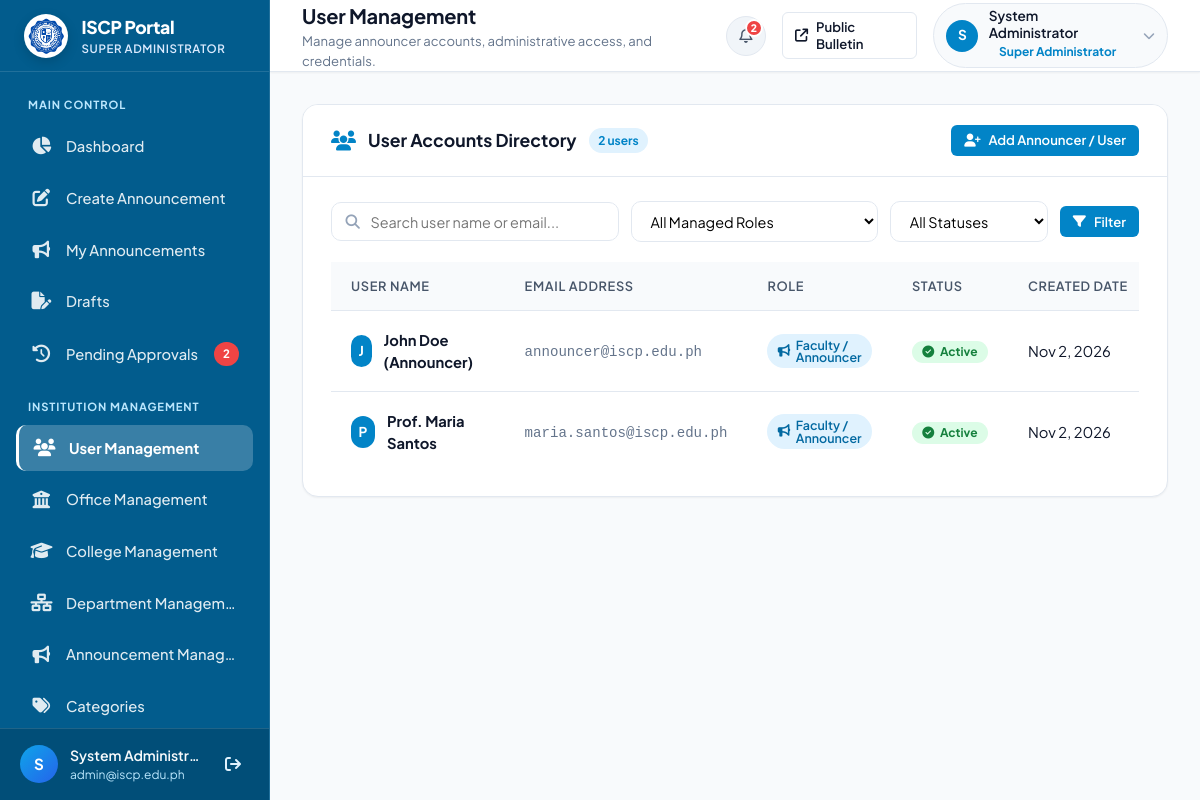
Before: /admin/users.php (signed in) with the older database file.
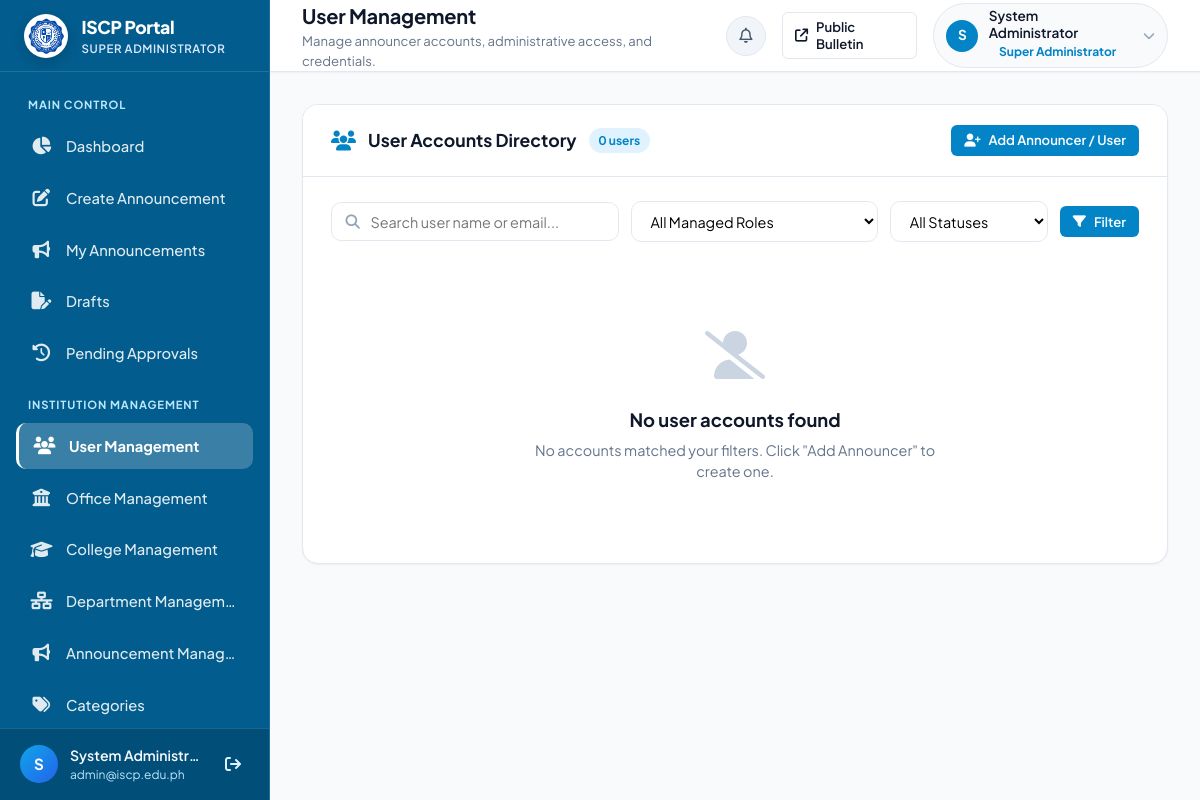
After: the same page with the newer database file.
### tables this page shows
CREATE TABLE IF NOT EXISTS `users` (
    `id` INT AUTO_INCREMENT PRIMARY KEY,
    `name` VARCHAR(100) NOT NULL,
    `email` VARCHAR(150) NOT NULL UNIQUE,
    `password_hash` VARCHAR(255) NOT NULL,
    `role` VARCHAR(50) NOT NULL DEFAULT 'college_admin',
    `assigned_college` VARCHAR(150) DEFAULT NULL,
    `assigned_office` VARCHAR(150) DEFAULT NULL,
    `assigned_department` VARCHAR(150) DEFAULT NULL,
    `status` ENUM('active', 'inactive') NOT NULL DEFAULT 'active',
    `created_at` TIMESTAMP DEFAULT CURRENT_TIMESTAMP
);

### admin/includes/auth.php (called while the page is built, shortened)
<?php
function current_user(): array {
    $role = $_SESSION['user_role'] ?? 'guest';
    $name = $_SESSION['user_name'] ?? 'User';
    $email = $_SESSION['user_email'] ?? '';
    $id = $_SESSION['user_id'] ?? null;
    $assigned_college = $_SESSION['assigned_college'] ?? null;
    $assigned_office = $_SESSION['assigned_office'] ?? null;
    $assigned_department = $_SESSION['assigned_department'] ?? null;
    if ($id && ($assigned_college === null && $assigned_office === null && $assigned_department === null)) {
        $pdo = get_db();
        if ($pdo) {
            try {
                $stmt = $pdo->prepare("SELECT * FROM users WHERE id = ?");
                $stmt->execute([$id]);
                $row = $stmt->fetch();
                if ($row) {
                    $assigned_college = $row['assigned_college'] ?? null;
                    $assigned_office = $row['assigned_office'] ?? null;
                    $assigned_department = $row['assigned_department'] ?? null;
                }
            } catch (Exception $e) {
            }
        }
    }
    return [
        'id' => $id,
        'name' => $name,
        'email' => $email,
        'role' => $role,
        'assigned_college' => $assigned_college,
        'assigned_office' => $assigned_office,
        'assigned_department' => $assigned_department,
    ];
}
function current_user_role(): string {
    $role = $_SESSION['user_role'] ?? 'guest';
    if ($role === 'admin') return ROLE_SUPER_ADMIN;
    return $role;
}
function is_super_admin(): bool {
    $role = current_user_role();
    return in_array($role, [ROLE_SUPER_ADMIN, 'admin'], true);
}
function format_role_label(?string $role, ?string $unit = null): string {
    switch ($role) {
        case 'super_admin':
        case 'admin':
            return 'Super Administrator';
        case 'announcer':
            return 'Faculty / Announcer';
    }
}
function h(?string $string): string {
    return htmlspecialchars((string)($string ?? ''), ENT_QUOTES, 'UTF-8');
}
function time_ago(?string $datetime): string {
    $timestamp = strtotime($datetime);
    $diff = time() - $timestamp;
    return date('M j, Y', $timestamp);
}
function format_datetime(?string $datetime): string {
    $timestamp = strtotime($datetime);
    return $timestamp ? date('M j, Y g:i A', $timestamp) : 'N/A';
}
function get_pending_count(): int {
    $pdo = get_db();
    try {
        $stmt = $pdo->query("SELECT COUNT(*) FROM announcements WHERE status IN ('pending', 'pending_approval')");
        return (int)$stmt->fetchColumn();
    } catch (Exception $e) {
        return 0;
    }
}
    ?>

### admin/users.php (the view, shortened to what the changed rows need)
<?php
require_once __DIR__ . '/includes/auth.php';
$currentUser = current_user();
$currentRole = current_user_role();
$page_title = ($currentRole === ROLE_COLLEGE_ADMIN) ? 'Department Users Management' : 'User Management';
$activeNav = 'users.php';
$users_list = [];
if ($pdo) {
    try {
        $where = [];
        $params = [];
        if ($currentRole === ROLE_COLLEGE_ADMIN) {
            $myCollege = $currentUser['assigned_college'] ?? '';
            $where[] = "assigned_college = ?";
            $where[] = "role = 'department_admin'";
            $params[] = $myCollege;
        } else {
            $where[] = "role NOT IN ('super_admin', 'admin')";
            $where[] = "id != ?";
            $params[] = (int)$currentUser['id'];
        }
        $whereClause = !empty($where) ? 'WHERE ' . implode(' AND ', $where) : '';
        $sql = "SELECT id, name, email, role, assigned_college, assigned_office, assigned_department, status, created_at FROM users {$whereClause} ORDER BY (status = 'pending_approval') DESC, role ASC, name ASC";
        $stmt = $pdo->prepare($sql);
        $stmt->execute($params);
        $users_list = $stmt->fetchAll();
    } catch (PDOException $e) {
        set_flash('danger', 'Error retrieving users: ' . $e->getMessage());
    }
}
require_once __DIR__ . '/includes/header.php';
?>
<div class="content-card">
    <div class="card-header">
        <div class="card-header-left">
            <i class="fa-solid fa-users" style="color: var(--primary); font-size: 1.25rem;"></i>
            <h2 class="card-title">User Accounts Directory</h2>
            <span class="card-count-badge"><?= count($users_list) ?> users</span>
        </div>
    </div>
    <div class="card-body">
        <?php if (empty($users_list)): ?>
            <div class="empty-state">
                <div class="empty-state-icon">
                    <i class="fa-solid fa-user-slash"></i>
                </div>
                <h3 class="empty-state-title">No user accounts found</h3>
                <p class="empty-state-desc">No accounts matched your filters. Click "Add Announcer" to create one.</p>
            </div>
        <?php else: ?>
            <div class="table-responsive">
                <table class="admin-table">
                    <thead>
                        <tr>
                            <th>User Name</th>
                            <th>Email Address</th>
                            <th>Role</th>
                            <th>Status</th>
                            <th>Created Date</th>
                        </tr>
                    </thead>
                    <tbody>
                        <?php foreach ($users_list as $u): ?>
                            <tr>
                                <td>
                                    <?php
                                    $avatarBg = '#0284c7';
                                    $roleIcon = 'fa-bullhorn';
                                    $badgeStyle = 'background: #e0f2fe; color: #0369a1;';
                                    ?>
                                    <div style="display: flex; align-items: center; gap: 0.75rem;">
                                        <div class="avatar-circle" style="background: <?= $avatarBg ?>;">
                                            <?= strtoupper(substr($u['name'], 0, 1)) ?>
                                        </div>
                                        <div>
                                            <div style="font-weight: 700; color: var(--text-main); font-size: 0.92rem;">
                                                <?= h($u['name']) ?>
                                            </div>
                                        </div>
                                    </div>
                                </td>
                                <td>
                                    <span style="font-size: 0.88rem; color: var(--text-muted); font-family: monospace;">
                                        <?= h($u['email']) ?>
                                    </span>
                                </td>
                                <td>
                                    <span class="badge" style="<?= $badgeStyle ?> font-weight: 600; font-size: 0.78rem;">
                                        <i class="fa-solid <?= $roleIcon ?>"></i>
                                        <?= h(format_role_label($u['role'])) ?>
                                    </span>
                                </td>
                                <td>
                                    <?php if ($u['status'] === 'active'): ?>
                                        <span class="badge badge-status-active">
                                            <i class="fa-solid fa-circle-check"></i> Active
                                        </span>
                                    <?php elseif ($u['status'] === 'pending_approval'): ?>
                                        <span class="badge" style="background: #fef3c7; color: #b45309; border: 1px solid #fde68a;">
                                            <i class="fa-solid fa-clock"></i> Pending Approval
                                        </span>
                                    <?php elseif ($u['status'] === 'rejected'): ?>
                                        <span class="badge" style="background: #fee2e2; color: #991b1b; border: 1px solid #fecaca;">
                                            <i class="fa-solid fa-circle-xmark"></i> Rejected
                                        </span>
                                    <?php else: ?>
                                        <span class="badge badge-status-inactive">
                                            <i class="fa-solid fa-circle-xmark"></i> Inactive
                                        </span>
                                    <?php endif; ?>
                                </td>
                                <td>
                                    <span title="<?= h(format_datetime($u['created_at'])) ?>">
                                        <?= h(time_ago($u['created_at'])) ?>
                                    </span>
                                </td>
                            </tr>
                        <?php endforeach; ?>
                    </tbody>
                </table>
            </div>
        <?php endif; ?>
    </div>
</div>
<?php require_once __DIR__ . '/includes/footer.php'; ?>

### admin/includes/header.php (shortened to what the changed rows need)
<?php
require_once __DIR__ . '/auth.php';
?>
<!DOCTYPE html>
<html lang="en">
<head>
    <link rel="stylesheet" href="https://cdnjs.cloudflare.com/ajax/libs/font-awesome/6.5.1/css/all.min.css">
    <link rel="stylesheet" href="../assets/css/admin.css">
</head>
<body class="admin-body">
<div class="admin-wrapper">
    <?php require_once __DIR__ . '/sidebar.php'; ?>
    <div class="admin-main">
        <header class="admin-topbar">
            <div class="topbar-left">
                <div class="page-header-info">
                    <h1 class="page-title"><?= isset($page_title) ? h($page_title) : 'Dashboard' ?></h1>
                </div>
            </div>
            <div class="topbar-right">
                <a href="notifications.php" class="topbar-notification-btn" title="View Notifications">
                    <i class="fa-regular fa-bell"></i>
                    <?php if ($pendingCount > 0 && is_super_admin()): ?>
                        <span class="notification-indicator-badge"><?= $pendingCount ?></span>
                    <?php endif; ?>
                </a>
            </div>
        </header>
        <main class="admin-content">

### admin/includes/sidebar.php (shortened to what the changed rows need)
<?php
$currentUser = current_user();
$role = $currentUser['role'] ?? 'super_admin';
$pendingCount = get_pending_count();
$activeNav = $activeNav ?? basename($_SERVER['PHP_SELF']);
?>
<aside class="admin-sidebar" id="adminSidebar">
    <nav class="sidebar-nav">
        <?php if (in_array($role, ['super_admin', 'admin'], true)): ?>
            <ul class="nav-list">
                <li class="nav-item">
                    <a href="pending_requests.php" class="nav-link <?= $activeNav === 'pending_requests.php' ? 'active' : '' ?>">
                        <i class="fa-solid fa-clock-rotate-left nav-icon"></i>
                        <span class="nav-text">Pending Approvals</span>
                        <?php if ($pendingCount > 0): ?>
                            <span class="nav-badge badge-pulse"><?= $pendingCount ?></span>
                        <?php endif; ?>
                    </a>
                </li>
            </ul>
        <?php endif; ?>
    </nav>
</aside>

Changed rows visible on the page:
removed users: name "J", name "John Doe (Announcer)", email "announcer@iscp.edu.ph", role "Faculty / Announcer", status "active" (drawn), created_at "Nov 2, 2026"
removed users: name "P", name "Prof. Maria Santos", email "maria.santos@iscp.edu.ph", role "Faculty / Announcer", status "active" (drawn), created_at "Nov 2, 2026"
changed users "System Administrator": role "admin" → "super_admin" (drawn)
Other visible differences:
count($users_list): "2" → "0"
$pendingCount: "2" → (not shown)
text no longer shown: "USER NAME EMAIL ADDRESS ROLE STATUS CREATED DATE"
text now shown: "No user accounts found No accounts matched your filters. Click \"Add Announcer\" to create one."
